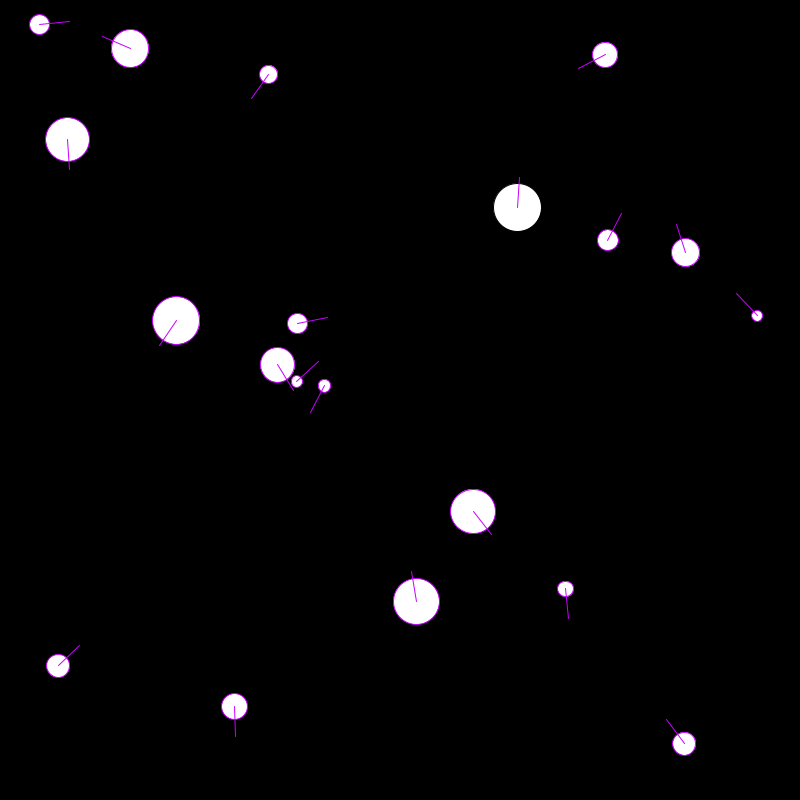
Frame 1 (no input)
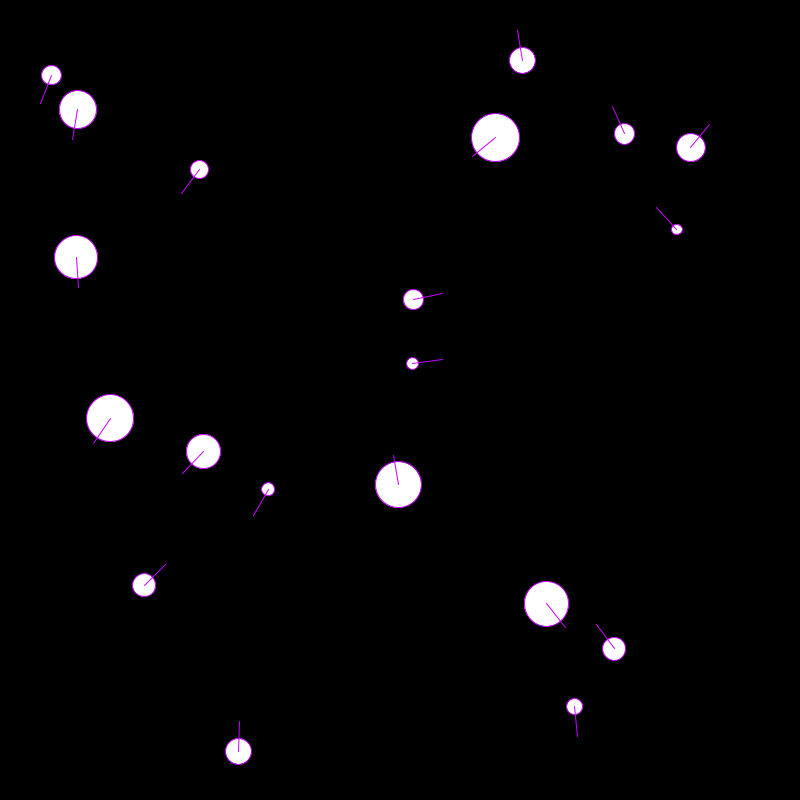
Frame 60 (the mouse pressed at the canvas centre just before this capture)
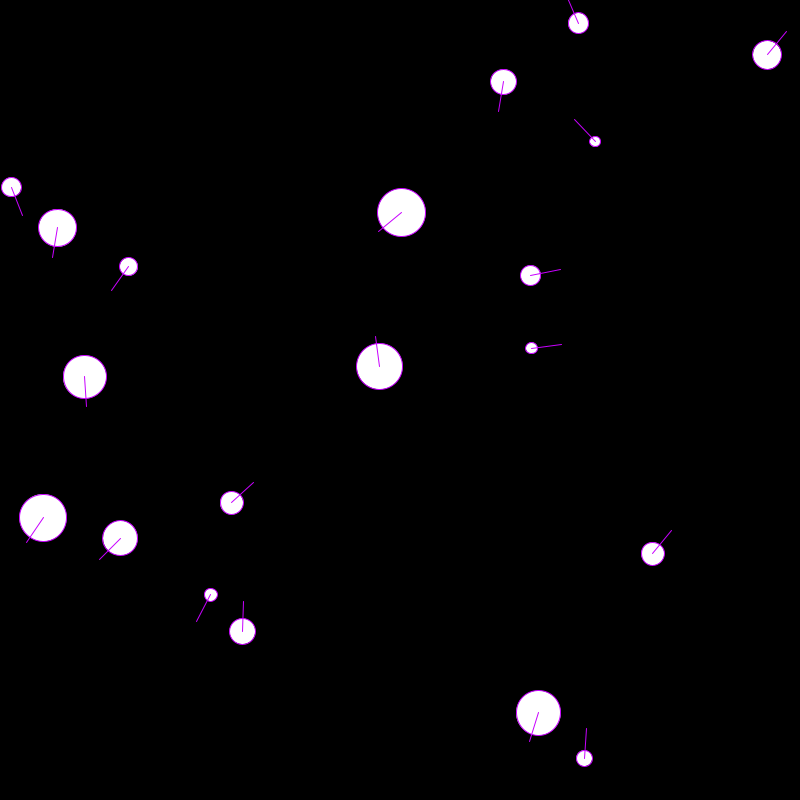
Frame 120 (the mouse held since frame 60 and released just before this capture)

The Processing sketch that drew these frames (run headless with seeded random() and noise(); from frame 60 on, the mouse is pressed at the canvas centre):

// Processing sketch: bit2atom20221208a_particlesOperation_collisionProcess
// ── bit2atom20221208a_particlesOperation_collisionProcess.pde
//Particle pt;
ArrayList<Particle> pts;
int particleNum = 20;

void setup() {
  size(800, 800);
  background(0);

  initiate();
}

void initiate() {
  //pt = new Particle(random(width), random(height), random(10,30));
  pts = new ArrayList<Particle>();

  for (int i  = 0; i < particleNum; i ++) {
    PVector pp = new PVector(random(width), random(height));
    Particle p = new Particle(pp, random(10, 50));
    pts.add(p);
  }
}

void draw() {
  background(0);
  //pt.display();
  //pt.move();
  
  for(int i = 0 ; i <pts.size(); i ++){
    //pts.get(i).display();
    pts.get(i).move();
    pts.get(i).edgeProcess();
    pts.get(i).collision();
    
    pts.get(i).display();
  }
  
  println("frameRate: " + frameRate);
}

void keyPressed() {
  if (key == 'r') {
    initiate();
  }
}

// ── Particle.pde
class Particle {
  //属性attributes
  //float x;
  //float y;
  PVector pos;//PVector(x, y);
  float d;
  //float xSpeed;
  //float ySpeed;
  PVector speed;
  color pColor;

  Particle(PVector p, float d_) {
    //x = x_;
    //y = y_;
    pos = p;
    d = d_;
    //xSpeed = random(-2, 2);
    //ySpeed = random(-2, 2);
    speed = PVector.random2D().mult(random(2));
    pColor = color(255, 255, 255);
  }

  //行为behavior
  void display() {
    fill(pColor);
    ellipse(pos.x, pos.y, d, d);
    //float sLength = speed.mag();
    PVector nS = speed;
    nS.normalize().mult(speed.mag()*30);
    PVector arrowHead = PVector.add(pos, nS);
    stroke(200, 0, 255);
    line(pos.x, pos.y, arrowHead.x, arrowHead.y);
  }

  void move() {
    //x = x + xSpeed;
    //y += ySpeed;
    speed.limit(2);
    pos.add(speed);
    //speed.mult(0.99);
  }

  void edgeProcess() {//edgeCollision(){}
    //if (x >= width - d/2 || x <= d/2) {
    //  xSpeed *= -1;//xSpeed = xSpeed * -1;
    //}
    //if (y >= height - d/2 || y <= d/2) {
    //  ySpeed *= -1;//xSpeed = xSpeed * -1;
    //}

    if (pos.x >= width - d/2) {
      pos.x = width - d/2;
      speed.x *= -1;
    }
    if (pos.x <= d/2) {
      pos.x = d/2;
      speed.x *= -1;
    }

    if (pos.y >= height - d/2) {
      pos.y = height - d/2;
      speed.y *= -1;
    }
    if (pos.y <= d/2) {
      pos.y = d/2;
      speed.y *= -1;
    }
  }

  //collision
  void collision() {
    for (int i = 0; i < pts.size(); i ++) {
      //pts.get(i).x
      //pts.get(i).y
      if (pts.get(i) != this) {
        float dDist = dist(pos.x, pos.y, pts.get(i).pos.x, pts.get(i).pos.y);
        if(dDist <= d/2 + pts.get(i).d/2){
          PVector a = PVector.sub(pos, pts.get(i).pos);
          a.normalize();//mult();
          speed.add(a);
        }
      }
      
    }
  }
  //collision
  
}
